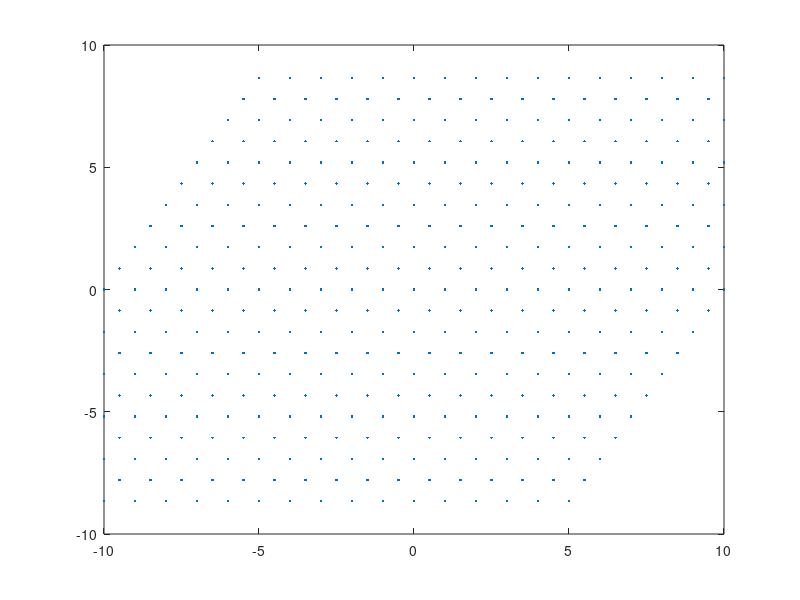
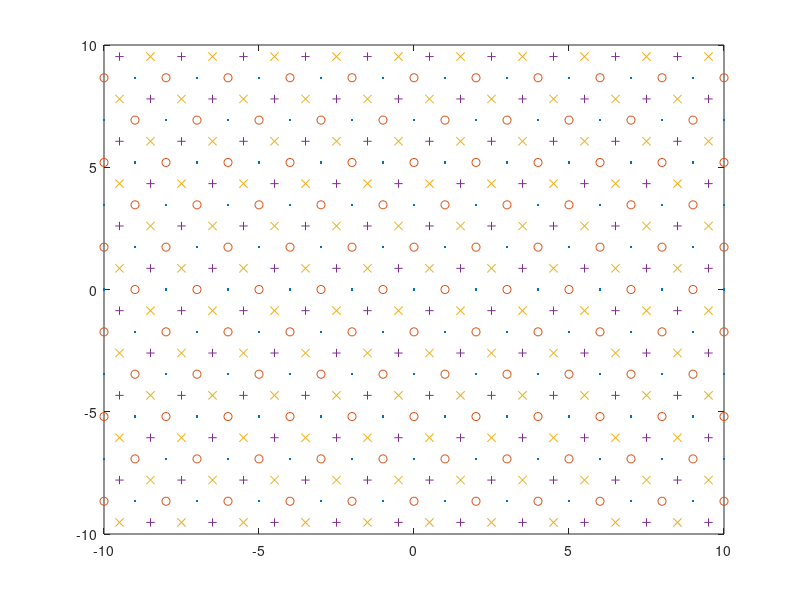

MATLAB code for these plots, in order: (Note: this script raises an error after producing the figures.)
% make a plot of the A2 lattice to discuss shaping and lattice gain

% Copyright 2004 by Todd K. Moon
% Permission is granted to use this program/data
% for educational/research only

M = [1 0; .5 sqrt(3)/2];


i1range = 10;
i2range = 10;
xrange = [-10,10];
yrange = [-10,10];
lattpts = [];
enlist = [];
ijlist = [];
for i1=-i1range:i1range					% walk over a range of values
  for i2 = -i2range:i2range
	lattpt = [i1 i2]*M; 				% get the lattice point
	if(lattpt(1) < xrange(1) | lattpt(1) > xrange(2) | ...
	  lattpt(2) < yrange(1) | lattpt(2) > yrange(2))
      continue;  % throw away pts outside of plot range
	end;
	lattpts = [lattpts; lattpt];
	enlist = [enlist; lattpt(1)^2 + lattpt(2)^2];
	ijlist = [ijlist; [i1 i2]];
  end
end
figure(1);
plot(lattpts(:,1),lattpts(:,2),'.');
[enlist,idx] = sort(enlist);
lattpts = lattpts(idx,:);
ijlist = ijlist(idx,:);

r16 = sqrt(enlist(16));
En16 = sum(enlist(1:16))/16;

r32 = sqrt(enlist(32));
En32 = sum(enlist(1:32))/32;

r64 = sqrt(enlist(64));
En64 = sum(enlist(1:64))/64;

r128 = sqrt(enlist(128));
En128 = sum(enlist(1:128))/128;

r256 = sqrt(enlist(256));
En256 = sum(enlist(1:256))/256;


% Now do the coset stuff
M2 = 2*M;  % generator for sublattice
lattpts1 = [];
lattpts2 = [];
lattpts3 = [];
lattpts4 = [];
for i1=-i1range:i1range					% walk over a range of values
  for i2 = -i2range:i2range
	lattpt1 = [i1 i2]*M2; 				% get the sublattice point
	if(~(lattpt1(1) < xrange(1) | lattpt1(1) > xrange(2) | ...
	  lattpt1(2) < yrange(1) | lattpt1(2) > yrange(2)))
      lattpts1 = [lattpts1; lattpt1];
	end
	lattpt2 = lattpt1 + [1 0];			% first coset point
	if(~(lattpt2(1) < xrange(1) | lattpt2(1) > xrange(2) | ...
	  lattpt2(2) < yrange(1) | lattpt2(2) > yrange(2)))
      lattpts2 = [lattpts2; lattpt2];
	end
	lattpt3 = lattpt1 + M(2,:);			% second coset point
	if(~(lattpt3(1) < xrange(1) | lattpt3(1) > xrange(2) | ...
	  lattpt3(2) < yrange(1) | lattpt3(2) > yrange(2)))
      lattpts3 = [lattpts3; lattpt3];
	end
	lattpt4 = lattpt1 + sum(M);			% third coset point
	if(~(lattpt4(1) < xrange(1) | lattpt4(1) > xrange(2) | ...
	  lattpt4(2) < yrange(1) | lattpt4(2) > yrange(2)))
      lattpts4 = [lattpts4; lattpt4];
	end
  end
end
figure(2); clf;
plot(lattpts1(:,1),lattpts1(:,2),'.');
hold on
plot(lattpts2(:,1),lattpts2(:,2),'o');
plot(lattpts3(:,1),lattpts3(:,2),'x');
plot(lattpts4(:,1),lattpts4(:,2),'+');

x = plotcirc(0,0,r16);
plot(x(1,:),x(2,:),'--');

x = plotcirc(0,0,r32);
plot(x(1,:),x(2,:),'--');

x = plotcirc(0,0,r64);
plot(x(1,:),x(2,:),'--');

x = plotcirc(0,0,r128);
plot(x(1,:),x(2,:),'--');

x = plotcirc(0,0,r256);
plot(x(1,:),x(2,:),'--');

axis 'equal';
axis([xrange yrange]);

legend('2\Lambda','2\Lambda+(1,0))','2\Lambda+(1/2,sqrt(3)/2)',...
	'2\Lambda+(3/2,sqrt(3)/2)')
set(gca,'fontsize',18);